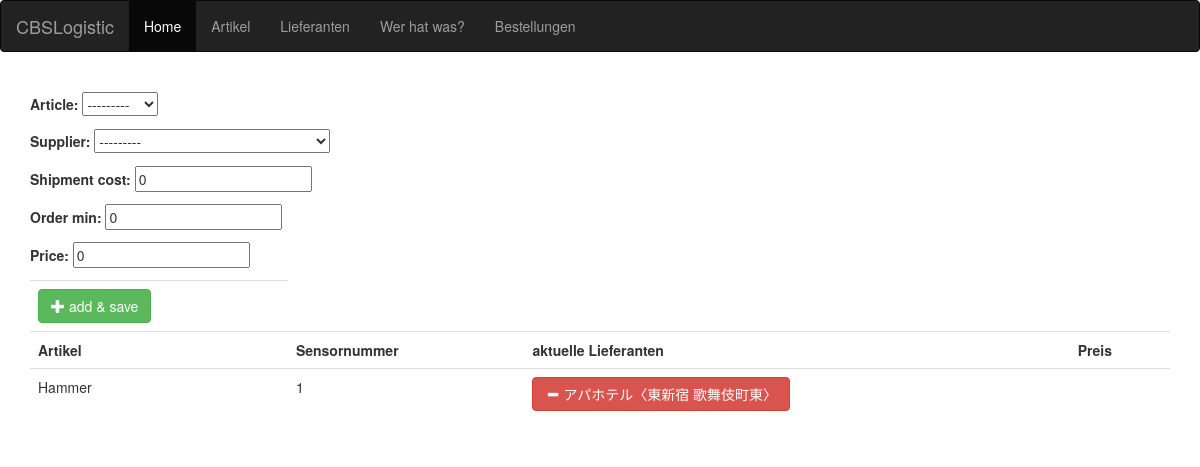
Page /getmatrix/ on the earlier database version.
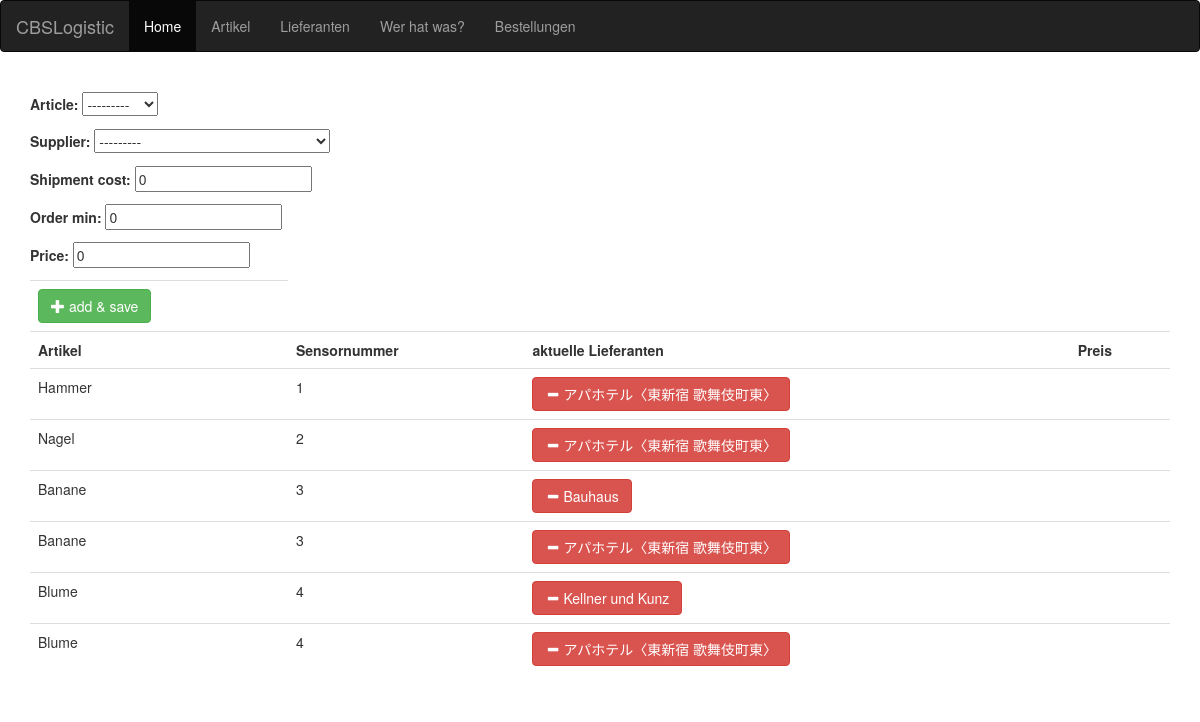
Same page on the later database version.
### warehouse/models.py (models this page shows, shortened)
class Detail(models.Model):
    id = models.AutoField(primary_key=True)
    article = models.ForeignKey(Article, on_delete=models.CASCADE)
    supplier = models.ForeignKey(Supplier, on_delete=models.CASCADE)
    order_min = models.IntegerField(default=0)
    price = models.ForeignKey(Detailprice, on_delete=models.CASCADE)
    shipment_cost = models.IntegerField(default=0)

class Article(models.Model):
    id = models.AutoField(primary_key=True)
    label = models.CharField(max_length=200)
    sensor_no = models.IntegerField()
    sensor_status = models.BooleanField(default=True)
    supplier = models.ManyToManyField(Supplier, through='Detail')
    image = models.ImageField(upload_to='profile_image', blank=True)
    def __str__(self):
        return self.label

class Supplier(models.Model):
    id = models.AutoField(primary_key=True)
    name = models.CharField(max_length=200)
    shipment_cost = models.IntegerField(default=0)
    order_min_value = models.IntegerField(default=0)
    def __str__(self):
        return self.name

### warehouse/views.py (the view, shortened to what this page needs)
# urls.py: path('getmatrix/', MatrixListView.as_view(), name='getmatrix'),
class MatrixListView(generic.ListView):
    template_name = 'getmatrix.html'
    context_object_name = 'articles'
    queryset = Article.objects.all()
    def get_context_data(self, **kwargs):
        context = super(MatrixListView, self).get_context_data(**kwargs)
        context['details'] = Detail.objects.all()
        context['formy'] = AddArticleToSuppForm()
        context['formx'] = AddDetailPrice()
        return context

### warehouse/forms.py (shortened to what this page needs)
class AddArticleToSuppForm(forms.ModelForm):
    class Meta:
        model = Detail
        fields = ('article', 'supplier','shipment_cost', 'order_min')#, 'price')

class AddDetailPrice(forms.ModelForm):
    class Meta:
        model = Detailprice
        fields = ('price',)

### warehouse/templates/getmatrix.html (shortened to what this page needs)
<!DOCTYPE html>
<html lang="en">
<head>
    <link rel="stylesheet" href="https://maxcdn.bootstrapcdn.com/bootstrap/3.3.7/css/bootstrap.min.css">
</head>
<nav class="navbar navbar-inverse">
  <div class="container-fluid">
    <div class="navbar-header">
      <a class="navbar-brand" href="/getstatus">CBSLogistic</a>
    </div>
    <ul class="nav navbar-nav">
      <li class="active"><a href="/getstatus">Home</a></li>
      <li><a href="/article">Artikel</a></li>
      <li><a href="/supplier">Lieferanten</a></li>
      <li><a href="/getmatrix">Wer hat was?</a></li>
      <li><a href="/order">Bestellungen</a></li>
    </ul>
  </div>
</nav>
<body>
<div class="container">
<table class="table">
    <thead>
            <form class="form-inline my-2 my-lg-0" action="/getmatrix/" method="post">
                {{formy.as_p}}
                {{formx.as_p}}
               <td>
                <button type="submit" class="btn btn-success" name="AddArticleToSupp">
                    <span class="glyphicon glyphicon-plus"></span> add & save
                </button>
            </form>
     </thead>
    <tbody>
    <tr>
            <th>Artikel</th>
            <th>Sensornummer</th>
            <th>aktuelle Lieferanten</th>
            <th>Preis</th>
    </tr>
    {% for detail in details%}
    <tr>
        <td>{{detail.article.label}}</td>
        <td>{{detail.article.sensor_no}}</td>
        <td>
            <form action="/getmatrix/" method="post">
                <button type="submit" class="btn btn-danger" name="sub" value="{{detail.id}}">
                    <span class="glyphicon glyphicon-minus"></span> {{detail.supplier}}
                </button>
                <td>{{detail.price.price}}</td>
            </form>
        </td>
    </tr>
    {% endfor %}
    </tbody>
</table>
</div>
</body>
</html>

Differences in the rows shown:
added Detail: article.label "Nagel", article.sensor_no "2", {{ detail.id }} 32 (drawn), supplier "アパホテル〈東新宿 歌舞伎町東〉"
added Detail: article.label "Banane", article.sensor_no "3", {{ detail.id }} 33 (drawn), supplier "Bauhaus"
added Detail: article.label "Banane", article.sensor_no "3", {{ detail.id }} 34 (drawn), supplier "アパホテル〈東新宿 歌舞伎町東〉"
added Detail: article.label "Blume", article.sensor_no "4", {{ detail.id }} 35 (drawn), supplier "Kellner und Kunz"
added Detail: article.label "Blume", article.sensor_no "4", {{ detail.id }} 36 (drawn), supplier "アパホテル〈東新宿 歌舞伎町東〉"
